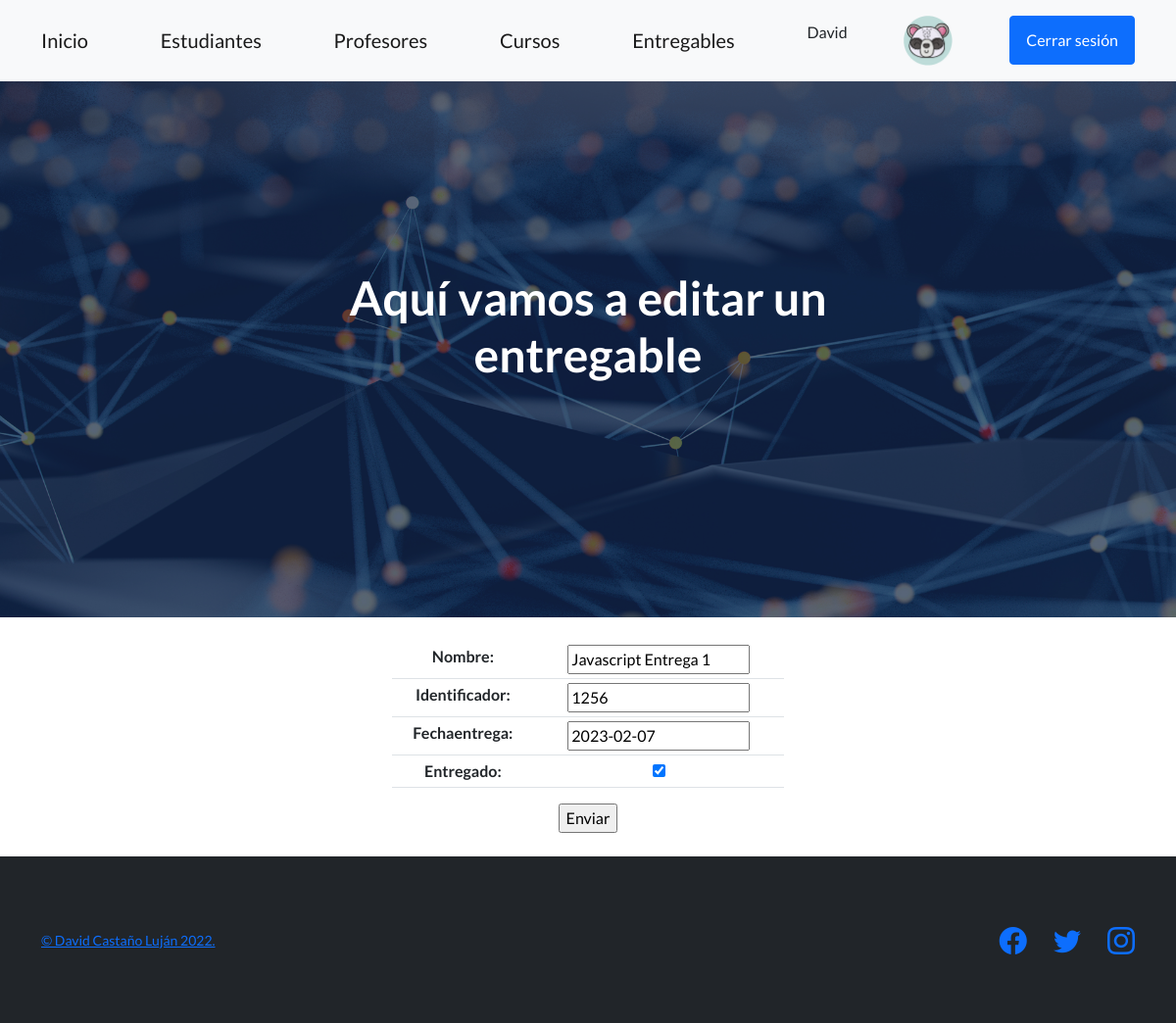
The page /AppCoder/editarEntregable/1256 (signed in) on the database its author committed.
### AppCoder/models.py (models this page shows)
class AvatarImagen(models.Model):
    usuario = models.ForeignKey(User, on_delete=models.CASCADE)
    imagen = models.ImageField(upload_to="avatares", null=True, blank=True)

class Entregable(models.Model):
    nombre = models.CharField(max_length=40)
    identificador = models.IntegerField(default=0)
    fechaEntrega = models.DateField()
    entregado = models.BooleanField()

### AppCoder/views.py (the view)
# urls.py: path('editarEntregable/<entregable_identificador>', editarEntregable, name='editarEntregable'),
@login_required
def editarEntregable(request, entregable_identificador):
    entregable_elegido=Entregable.objects.get(identificador=entregable_identificador)
    if request.method == 'POST':
        miFormulario = EntregableFormulario(request.POST)
        if miFormulario.is_valid():
            infoDict = miFormulario.cleaned_data
            entregable_elegido.nombre=infoDict["nombre"]
            entregable_elegido.identificador=infoDict["identificador"]
            entregable_elegido.fechaEntrega=infoDict["fechaEntrega"]
            entregable_elegido.entregado =infoDict["entregado"]
            entregable_elegido.save()
            return render(request, "AppCoder/index.html")
    else:
        miFormulario = EntregableFormulario(initial={"nombre": entregable_elegido.nombre, "identificador": entregable_elegido.identificador, "fechaEntrega": entregable_elegido.fechaEntrega, "entregado": entregable_elegido.entregado})
    return render(request, "AppCoder/editarEntregable.html", {"formulario1": miFormulario})

### AppCoder/forms.py
class EntregableFormulario(forms.Form):
    nombre = forms.CharField()
    identificador = forms.IntegerField()
    fechaEntrega = forms.DateField()
    entregado = forms.BooleanField()

### AppCoder/templates/AppCoder/editarEntregable.html
{% extends "AppCoder/padre.html" %}
{% block titulo %}
    Aquí vamos a editar un entregable
{% endblock %}
{% block formulario %}
<br>
<div style="width: 400px; margin: 0 auto;">
<form action="" method="POST"> {% csrf_token %}
        <table class="table table-sm">
        {{formulario1.as_table}}
        </table>
    <input type = "submit" value="Enviar">
</form>
</div>
<br>
{% endblock %}

### AppCoder/templates/AppCoder/padre.html (shortened to what this page needs)
<!DOCTYPE html>
<html lang="en">
    <head>{% load static %}
        <link href="https://cdn.jsdelivr.net/npm/bootstrap-icons@1.5.0/font/bootstrap-icons.css" rel="stylesheet" type="text/css" />
        <link href="{% static 'AppCoder/css/styles.css' %}" rel="stylesheet" />
    </head>
    <body>
        <nav class="navbar navbar-light bg-light static-top">
            <div class="container">
                <a class="navbar-brand" href="{% url 'Start' %}">Inicio</a>
                <a class="navbar-brand" href="{% url 'Estudiantes' %}">Estudiantes</a>
                <a class="navbar-brand" href="{% url 'Profesores' %}">Profesores</a>
                <a class="navbar-brand" href="{% url 'Cursos' %}">Cursos</a>
                <a class="navbar-brand" href="{% url 'Entregables' %}">Entregables</a>
                {% if request.user.is_authenticated %}
                <p>{{request.user.first_name}}</p>
                    {% with request.user.avatarimagen_set.first as avatar %}
                        {% if avatar%}
                        <img src="{{avatar.imagen.url}}" alt="" width="50px" class="navbar-text">
                        {% else %}
                        <img src="../../../media/avatares/default.png" alt="" width="50px" class="navbar-text">
                        {% endif %}
                        {% endwith %}
                        <a class="btn btn-primary" href="{% url 'cerrar sesion' %}">Cerrar sesión</a>
                {% else %}
                <a class="btn btn-primary" href="{% url 'iniciar sesion' %}">Iniciar sesión</a>
                <a class="btn btn-primary" href="{% url 'registro' %}">Registrarse</a>
                {% endif %}
            </div>
        </nav>
        <header class="masthead">
            <div class="container position-relative">
                <div class="row justify-content-center">
                    <div class="col-xl-6">
                        <div class="text-center text-white">
                            <h1 class="mb-5">
                                {% block titulo %}
                                {% endblock %}
                            </h1>
                        </div>
                    </div>
                </div>
            </div>
        </header>
        <div class="container text-center">
                {% block formulario %}
                {% endblock %}
        </div>
        <footer class="footer bg-dark">
            <div class="container">
                <div class="row">
                    <div class="col-lg-6 h-100 text-center text-lg-start my-auto">
                        <p class="text-muted small mb-4 mb-lg-0"> <a href="{% url 'aboutMe' %}">&copy; David Castaño Luján 2022.</a></p>
                    </div>
                    <div class="col-lg-6 h-100 text-center text-lg-end my-auto">
                        <ul class="list-inline mb-0">
                            <li class="list-inline-item me-4">
                                <a href="https://www.facebook.com/davidcaslu"><i class="bi-facebook fs-3"></i></a>
                            </li>
                            <li class="list-inline-item me-4">
                                <a href="https://twitter.com/davidcaslu"><i class="bi-twitter fs-3"></i></a>
                            </li>
                            <li class="list-inline-item">
                                <a href="https://www.instagram.com/davidcaslu/"><i class="bi-instagram fs-3"></i></a>
                            </li>
                        </ul>
                    </div>
                </div>
            </div>
        </footer>
    </body>
</html>

### rows shown on the page
AvatarImagen: imagen (picture)
Entregable: nombre "Javascript Entrega 1", identificador "1256", fechaEntrega "2023-02-07", entregado "☑"

### other values the page prints
{{ request.user.first_name }} "David"
